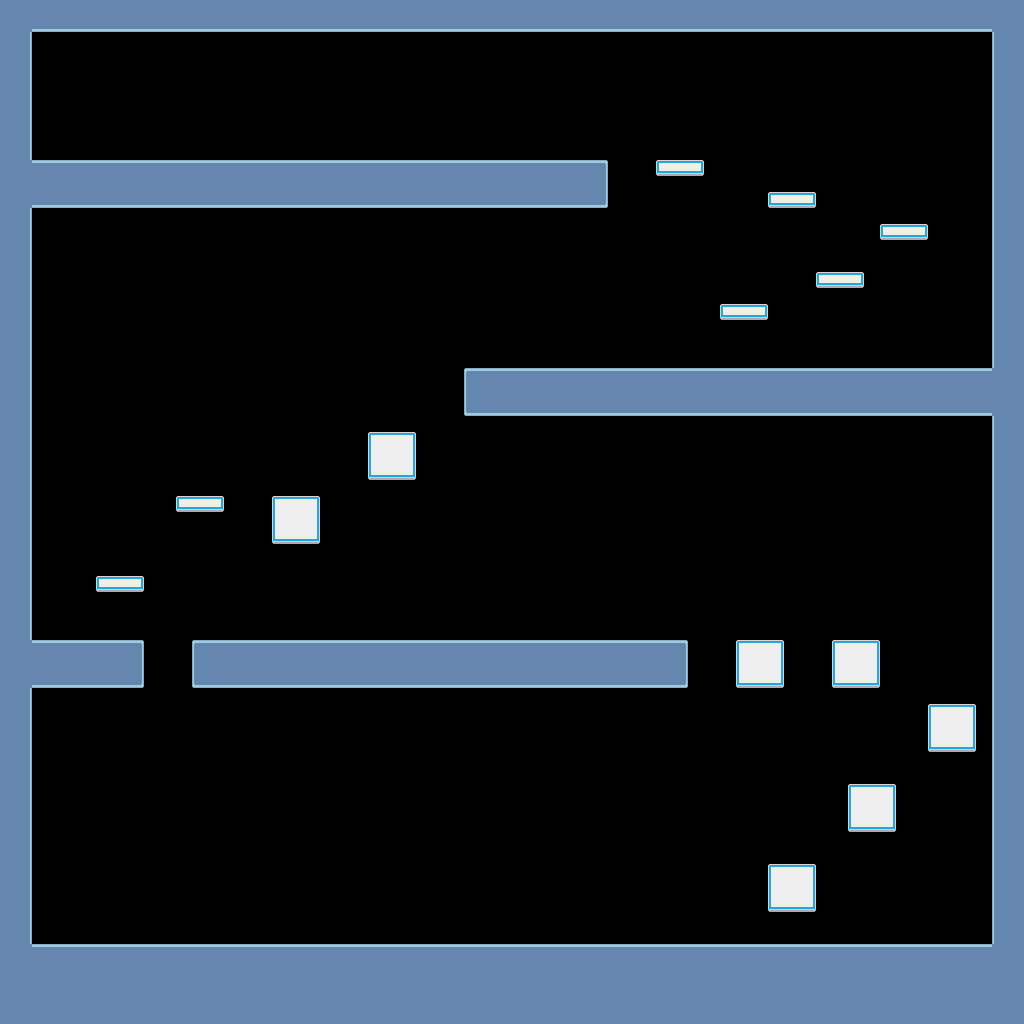

This game map was drawn from its Tiled (.tmx) file and the tilesets committed beside it. A one-line description and the trimmed map source follow:
An orthogonal 64x64 tile map with 16x16 px tiles, 1 tile layer (platforms), 3 tilesets and 18 objects (17x enemy, player).

<map version="1.0" tiledversion="1.1.4" orientation="orthogonal" renderorder="right-down" width="64" height="64" tilewidth="16" tileheight="16" infinite="0" nextobjectid="69">
 <tileset firstgid="1" name="dude" tilewidth="32" tileheight="48" tilecount="9" columns="9">
  <image source="../images/dude.png" width="288" height="48" />
 </tileset>
 <tileset firstgid="10" name="map-tiles" tilewidth="16" tileheight="16" spacing="2" tilecount="990" columns="30">
  <image source="../images/map-tiles.png" width="538" height="592" />
 </tileset>
 <tileset firstgid="1000" name="droid" tilewidth="32" tileheight="32" tilecount="4" columns="4">
  <image source="../images/droid.png" width="128" height="32" />
 </tileset>
 <layer name="platforms" width="64" height="64">
  <data>[4096 cells, 1081 non-empty, 21 distinct tile ids]</data>
 </layer>
 <objectgroup name="characters">
  <object id="1" name="player" type="player" gid="9" x="57.6667" y="768.5" width="32" height="48" />
  <object id="50" type="enemy" gid="1000" x="64" y="144" width="32" height="32">
   <properties>
    <property name="speed" type="float" value="50" />
   </properties>
  </object>
  <object id="53" type="enemy" gid="1000" x="112" y="144" width="32" height="32">
   <properties>
    <property name="speed" type="float" value="45" />
   </properties>
  </object>
  <object id="54" type="enemy" gid="1000" x="160" y="144" width="32" height="32">
   <properties>
    <property name="speed" type="float" value="40" />
   </properties>
  </object>
  <object id="55" type="enemy" gid="1000" x="208" y="144" width="32" height="32">
   <properties>
    <property name="speed" type="float" value="35" />
   </properties>
  </object>
  <object id="56" type="enemy" gid="1000" x="256" y="144" width="32" height="32">
   <properties>
    <property name="speed" type="float" value="30" />
   </properties>
  </object>
  <object id="57" type="enemy" gid="1000" x="304" y="144" width="32" height="32">
   <properties>
    <property name="speed" type="float" value="25" />
   </properties>
  </object>
  <object id="58" type="enemy" gid="1000" x="352" y="144" width="32" height="32">
   <properties>
    <property name="speed" type="float" value="20" />
   </properties>
  </object>
  <object id="59" type="enemy" gid="1000" x="400" y="144" width="32" height="32">
   <properties>
    <property name="speed" type="float" value="15" />
   </properties>
  </object>
  <object id="60" type="enemy" gid="1000" x="448" y="144" width="32" height="32">
   <properties>
    <property name="speed" type="float" value="10" />
   </properties>
  </object>
  <object id="61" type="enemy" gid="1000" x="496" y="352" width="32" height="32">
   <properties>
    <property name="speed" type="float" value="30" />
   </properties>
  </object>
  <object id="62" type="enemy" gid="1000" x="560" y="352" width="32" height="32">
   <properties>
    <property name="speed" type="float" value="35" />
   </properties>
  </object>
  <object id="63" type="enemy" gid="1000" x="624" y="352" width="32" height="32">
   <properties>
    <property name="speed" type="float" value="40" />
   </properties>
  </object>
  <object id="64" type="enemy" gid="1000" x="304" y="624" width="32" height="32">
   <properties>
    <property name="speed" type="float" value="50" />
   </properties>
  </object>
  <object id="65" type="enemy" gid="1000" x="368" y="624" width="32" height="32">
   <properties>
    <property name="speed" type="float" value="40" />
   </properties>
  </object>
  <object id="66" type="enemy" gid="1000" x="432" y="624" width="32" height="32">
   <properties>
    <property name="speed" type="float" value="30" />
   </properties>
  </object>
  <object id="67" type="enemy" gid="1000" x="496" y="624" width="32" height="32">
   <properties>
    <property name="speed" type="float" value="20" />
   </properties>
  </object>
  <object id="68" type="enemy" gid="1000" x="560" y="624" width="32" height="32">
   <properties>
    <property name="speed" type="float" value="10" />
   </properties>
  </object>
 </objectgroup>
</map>
